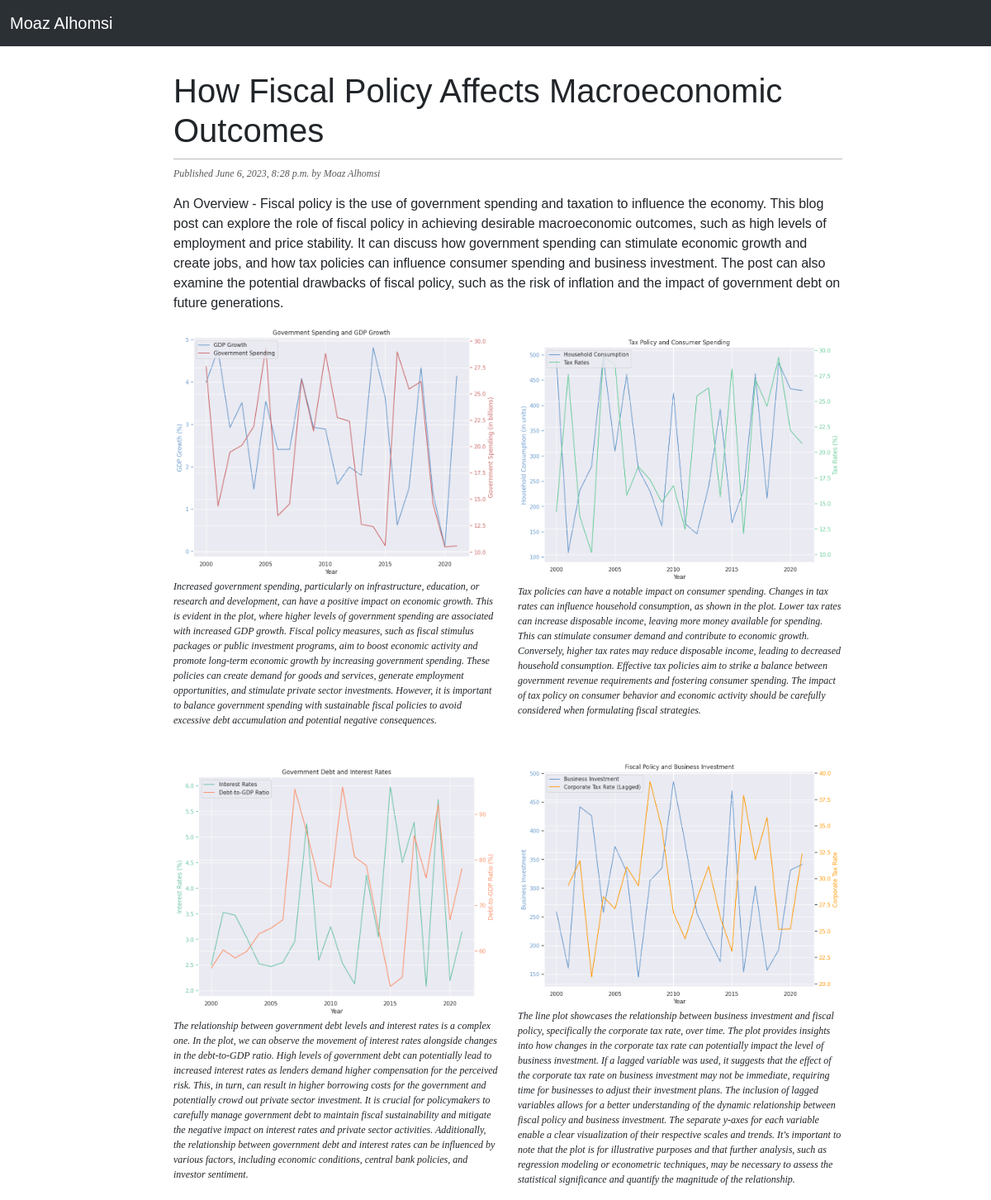
The page /2023/6/6/how-fiscal-policy-affects-macroeconomic-outcomes/ on the database its author committed.
### blog/models.py (models this page shows, shortened)
class Post(models.Model):
    class Status(models.TextChoices):
        DRAFT = 'DF', 'Draft'
        PUBLISHED = 'PB', 'Published'
    title = models.CharField(max_length=250)
    slug = models.SlugField(max_length=250)
    author = models.ForeignKey(User,
                               on_delete=models.CASCADE,
                               related_name='blog_posts')
    body = models.TextField()
    publish = models.DateTimeField(default=timezone.now)
    created = models.DateTimeField(auto_now_add=True)
    updated = models.DateTimeField(auto_now=True)
    status = models.CharField(max_length=2,
                              choices=Status.choices,
                              default = Status.DRAFT)
    objects = models.Manager()
    published = PublishedManager()

class Image(models.Model):
    post = models.ForeignKey(Post, on_delete=models.CASCADE, related_name='post_images')
    image = models.ImageField(upload_to='media/', blank=True)
    body = models.TextField(blank=True)

### blog/views.py (the view)
# urls.py: path('<int:year>/<int:month>/<int:day>/<slug:post>/', views.post_detail, name='post_detail')
def post_detail(request, year, month, day, post):
    post = get_object_or_404(Post, publish__year= year, publish__month=month, publish__day=day, slug=post, status = Post.Status.PUBLISHED)
    return render(request,'blog/post/detail.html', {'post':post})

### blog/templates/blog/post/detail.html (shortened to what this page needs)
{% extends 'blog/base.html' %}
{%block content%}
<h1>{{post.title}}</h1>
<p class="date">
    Published {{post.publish}} by Moaz Alhomsi
</p>
{{post.body|linebreaks}}
<div class="row">
    {% for image in post.post_images.all %}
    <div class="col-md-6 mb-4">
        <div class="image-card">
            <img src="{{ image.image.url }}" alt="Image" class="img-fluid">
        </div>
        <p class="image-description">{{ image.body }}</p>
    </div>
    {% endfor %}
</div>
{%endblock%}

### blog/static/css/blog.css (style rules this page uses)
body { margin: 0; padding: 0; font-family: helvetica, sans-serif; }
h1 { font-weight: normal; border-bottom: 1px solid #bbb; padding: 0 0 10px 0; }
.row { display: flex; justify-content: center; align-items: center; height: 100vh; }
p.date { color: #585858; font-family: georgia, serif; font-size: 12px; font-style: italic; }
.image-description { font-family: georgia, serif; font-size: 12px; font-style: italic; }

### rows shown on the page
Post: title "How Fiscal Policy Affects Macroeconomic Outcomes", publish "June 6, 2023, 8:28 p.m.", body "An Overview - Fiscal policy is the use of government spending and taxation to influence the economy. This blog post can explore the role of fiscal policy in achieving desirable macroeconomic outcomes, such as high levels of employment and price stability. It can discuss how government spending can stimulate economic growth and create jobs, and how tax policies can influence consumer spending and business investment. The post can also examine the potential drawbacks of fiscal policy, such as the risk of inflation and the impact of government debt on future generations."
Image: image (picture), body "Increased government spending, particularly on infrastructure, education, or research and development, can have a positive impact on economic growth. This is evident in the plot, where higher levels of government spending are associated with increased GDP growth. Fiscal policy measures, such as fiscal stimulus packages or public investment programs, aim to boost economic activity and promote long-term economic growth by increasing government spending. These policies can create demand for goods and services, generate employment opportunities, and stimulate private sector investments. However, it is important to balance government spending with sustainable fiscal policies to avoid excessive…"
Image: image (picture), body "Tax policies can have a notable impact on consumer spending. Changes in tax rates can influence household consumption, as shown in the plot. Lower tax rates can increase disposable income, leaving more money available for spending. This can stimulate consumer demand and contribute to economic growth. Conversely, higher tax rates may reduce disposable income, leading to decreased household consumption. Effective tax policies aim to strike a balance between government revenue requirements and fostering consumer spending. The impact of tax policy on consumer behavior and economic activity should be carefully considered when formulating fiscal strategies."
Image: image (picture), body "The relationship between government debt levels and interest rates is a complex one. In the plot, we can observe the movement of interest rates alongside changes in the debt-to-GDP ratio. High levels of government debt can potentially lead to increased interest rates as lenders demand higher compensation for the perceived risk. This, in turn, can result in higher borrowing costs for the government and potentially crowd out private sector investment. It is crucial for policymakers to carefully manage government debt to maintain fiscal sustainability and mitigate the negative impact on interest rates and private sector activities. Additionally, the relationship between government debt and…"
Image: image (picture), body "The line plot showcases the relationship between business investment and fiscal policy, specifically the corporate tax rate, over time. The plot provides insights into how changes in the corporate tax rate can potentially impact the level of business investment. If a lagged variable was used, it suggests that the effect of the corporate tax rate on business investment may not be immediate, requiring time for businesses to adjust their investment plans. The inclusion of lagged variables allows for a better understanding of the dynamic relationship between fiscal policy and business investment. The separate y-axes for each variable enable a clear visualization of their respective scales and…"
